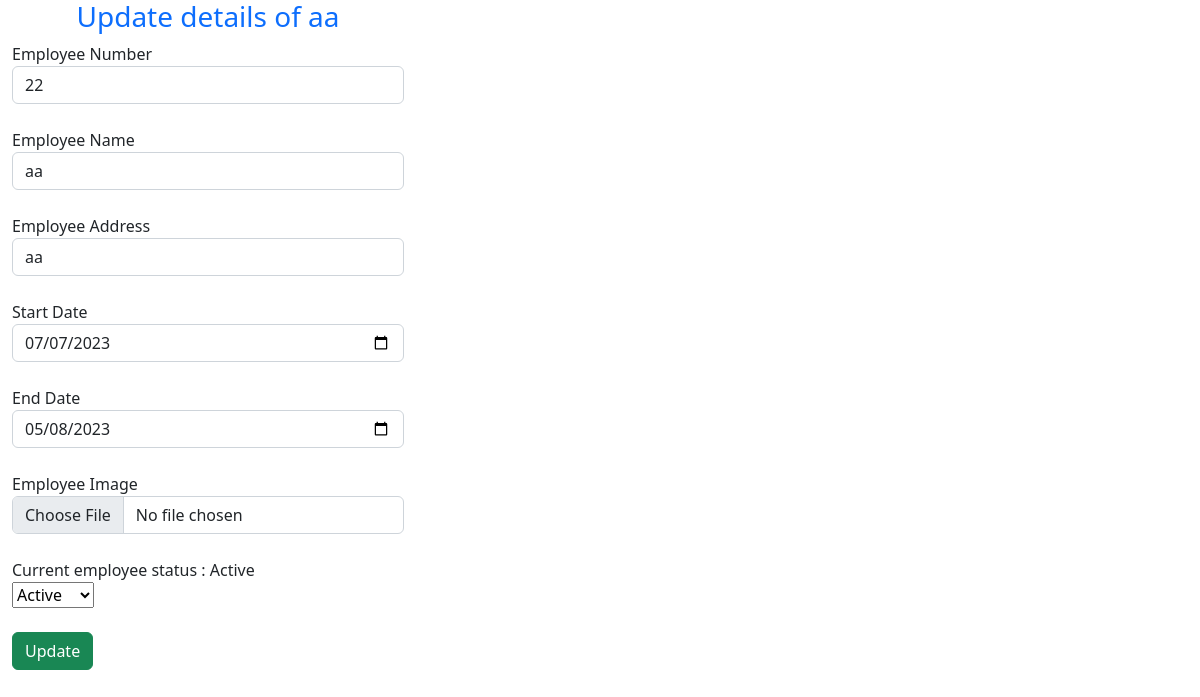
The app's page /emp/updateData/13 (signed in), older data.
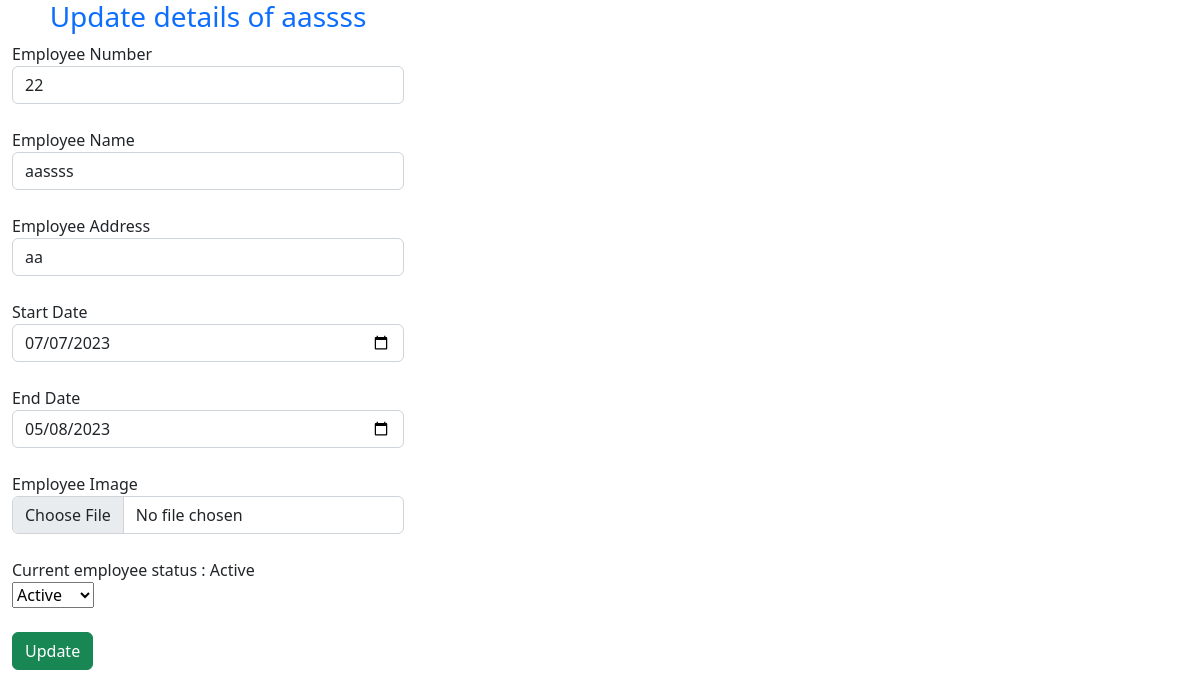
The same page, newer data.
### Employee/models.py (models this page shows)
class Datas(models.Model):
    Emp_no = models.IntegerField(default="")
    Name = models.CharField(max_length=20,default="")
    Address = models.CharField(max_length=50,default="")
    Emp_start_date = models.DateField(max_length=20,default="", blank=True)
    Emp_end_date = models.DateField(max_length=20,default="")
    Image = models.ImageField(upload_to=filepath,null=True, blank=True)
    Status= models.CharField(max_length=20,default="")

### Employee/views.py (the view, shortened to what this page needs)
# urls.py: path('updateData/<int:id>',updateData,name="updateData"),
@login_required
def updateData(request,id):   #127.0.0.1:8000/updateData
    mydata=Datas.objects.get(id=id)
    return render(request,'update.html',{'data':mydata})

### Employee/templates/update.html (shortened to what this page needs)
<html>
    <head>
        {% load static %}
        <link rel="stylesheet" href="{% static 'bootstrap/css/bootstrap.min.css' %}">
  <link rel="stylesheet" href="https://cdn.jsdelivr.net/npm/bootstrap@5.2.3/dist/css/bootstrap.min.css">
    </head>
    <body>
        <div class="container-fluid" >
            <div class="col-md-offset-4 col-md-4">
                <form action="" method="POST" autocomplete="off">
                <h3 class="page-header text-primary text-center"> Update details of {{data.Name}}</h3>
                <div class="form-group">
                    <label>Employee Number</label>
                    <input type="number" class="form-control" value="{{data.Emp_no}}" name="emp_no">
                </div><br>
                <div class="form-group">
                    <label>Employee Name</label>
                    <input type="text" class="form-control" value="{{data.Name}}" name="name">
                </div><br>
                <div class="form-group">
                    <label>Employee Address</label>
                    <input type="text" class="form-control" value="{{data.Address}}" name="address">
                </div><br>
                <div class="form-group">
                    <label>Start Date</label>
                    <input type="date" class="form-control" value="{{data.Emp_start_date|date:"Y-m-d"}}" name="emp_start_date">
                </div><br>
                <div class="form-group">
                    <label>End Date</label>
                    <input type="date" class="form-control" value="{{data.Emp_end_date|date:"Y-m-d"}}" name="emp_end_date">
                </div><br>
                <div class="form-group">
                    <label>Employee Image</label>
                    <input type="file" class="form-control" required name="image">
                </div><br>
                <div class="form-group">
                    <label>Current employee status : {{data.Status}}</label><br>
                    <select name="status" id="status">
                        <option value="Active">Active</option>
                    </select>
                </div><br>
                <div class="form-group">
                    <input type="submit" value="Update" class="btn btn-success">
                </div>
            </form>
            </div>
        </div>
    </body>
</html>

Row changes from the older to the newer data that the page shows:
changed Datas "Active": name "aa" → "aassss"
